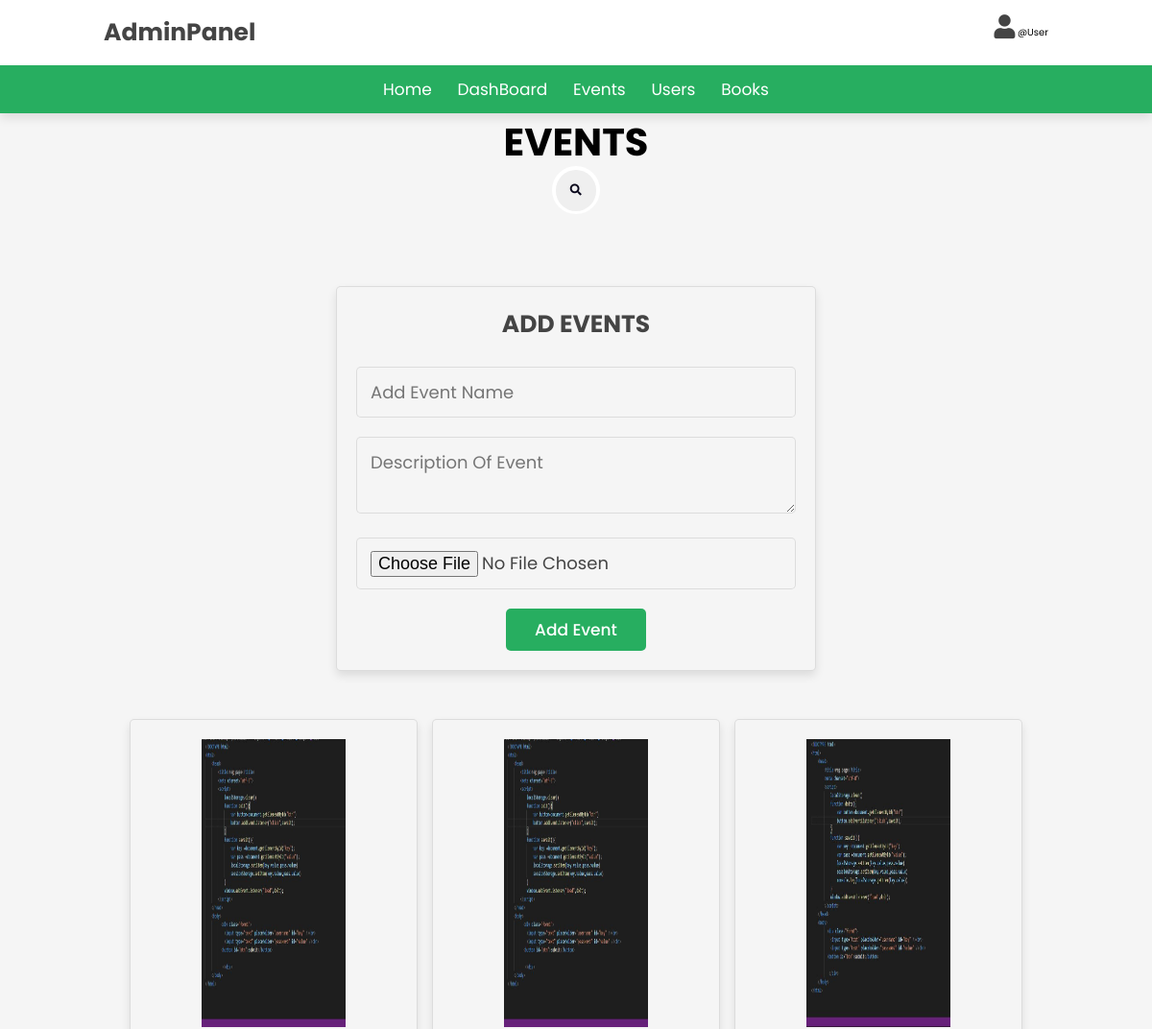
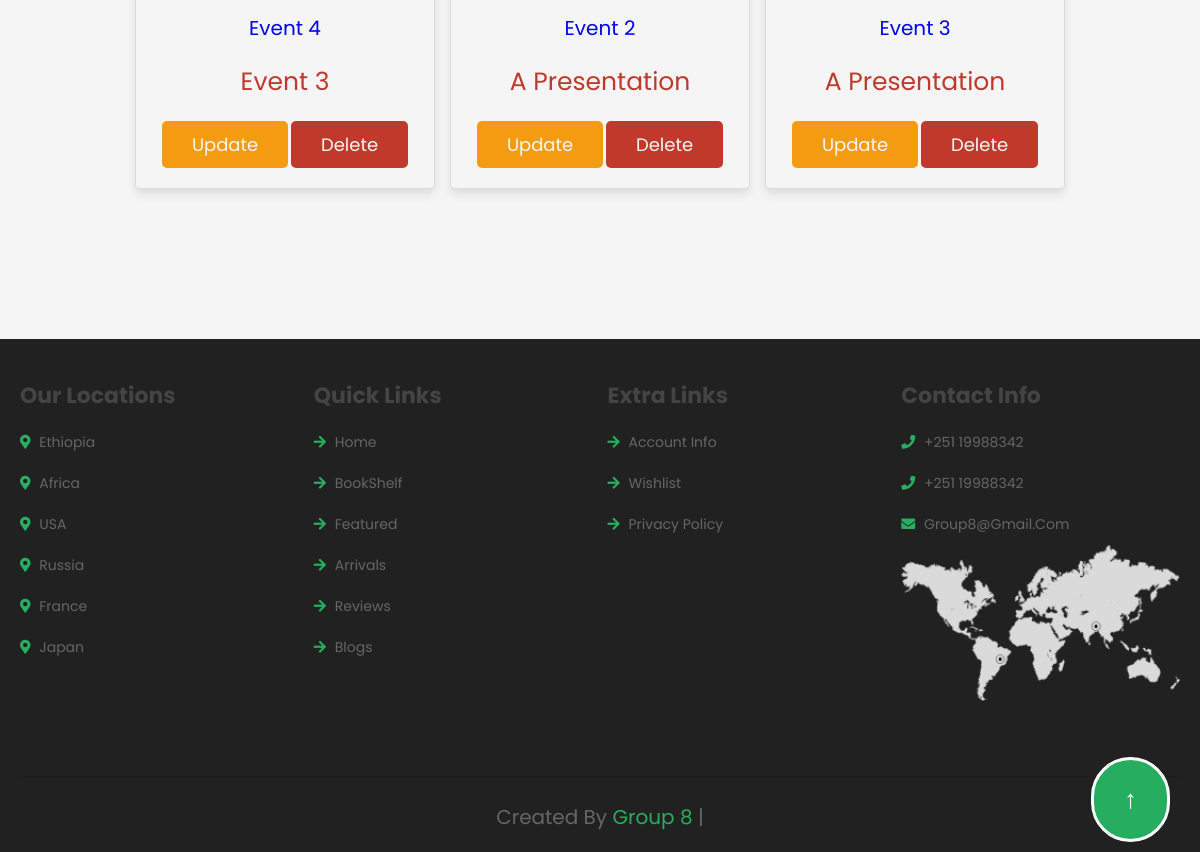
Screenshot of /admin/admin_events.php with the database file from the repository (2 pictures, top to bottom).
### tables this page shows
CREATE TABLE `event` (
  `ID` int(11) NOT NULL,
  `NAME` varchar(255) NOT NULL,
  `DESCRIPTION` varchar(1024) NOT NULL,
  `IMAGE` varchar(1024) NOT NULL,
  `Status` varchar(10) DEFAULT 'active',
  `CreatedAt` date NOT NULL DEFAULT current_timestamp()
);

### admin/search.php (called while the page is built, shortened)
<?php
    $user = $_GET['user'] ?? '';
    $event = $_GET['event'] ?? '';
    $book = $_GET['book'] ?? '';
    if($event){
        $select_events = mysqli_query($db, "SELECT * FROM event WHERE NAME LIKE '%$event%' order by NAME ASC") or die("query failed");
    }
    else if($user){
        $select_users = mysqli_query($db, "SELECT * FROM user WHERE UserName LIKE '%$user%' order by UserName ASC") or die("query failed");
    }
    else if($book){
        $select_books = mysqli_query($db, "SELECT * FROM books WHERE (Title LIKE '%$book%') OR  (Genre LIKE '%$book%') OR (Author LIKE '%$book%') OR (Language LIKE '%$book%')
         order by Title ASC") or die("query failed");
    }
    else{
        $select_events = mysqli_query($db, "SELECT * FROM event") or die("query failed");
    }

### admin/admin_events.php (the view, shortened to what this page needs)
<?php
include '../config/dbconfig.php';
?>
<!DOCTYPE html>
<html lang="en">
<head>
   <link rel="stylesheet" href="https://cdnjs.cloudflare.com/ajax/libs/font-awesome/6.0.0/css/all.min.css">
   <link rel="stylesheet" href="../css/admin_style.css">
</head>
<body>
<?php include '../inc/admin-nav.php'; ?>
<h1 class="title" style="color:black"> Events </h1>
<form action="" class="search-form" method="GET">
          <button type=submit class="fa fa-search"></button>
</form>
<section class="add-products">
   <form action="" method="post" enctype="multipart/form-data">
      <h3>Add Events</h3>
      <input type="text" name="name" class="box" placeholder="add event name" required>
      <textarea  min="0" name="description" class="box" placeholder="description of event" required></textarea>
      <input type="file" name="image" accept="image/jpg, image/jpeg, image/png" class="box" required>
      <input type="submit" value="add event" name="add_product" class="btn">
   </form>
</section>
<section class="show-products">
   <div class="box-container">
<?php
  include "search.php";
while($rows = mysqli_fetch_assoc($select_events)){
   ?>
      <div class="box">
         <img width=150px height=auto src="<?php echo $rows['IMAGE']; ?>" alt="">
         <div class="name"> <a href="../public/events.php?q=<?php   echo $rows["NAME"]; ?>"><?php echo $rows["NAME"];
         ?> </a></div>
         <div class="price"><?php echo $rows["DESCRIPTION"]; ?></div>
         <a href="admin_events.php?update=<?php echo $rows['ID']; ?>" class="option-btn">update</a>
         <a href="admin_events.php?delete=<?php echo $rows['ID']; ?>" class="delete-btn" onclick="return confirm('Remove this Event?');">delete</a>
      </div>
      <?php
      }
      ?>
   </div>
</section>
<?php
include '../inc/footer.php';
?>
</body>
</html>

### inc/admin-nav.php (shortened to what this page needs)
        <link
        rel="stylesheet"
        href="https://unpkg.com/swiper@7/swiper-bundle.min.css"
        />
        <link
          rel="stylesheet"
          href="https://cdnjs.cloudflare.com/ajax/libs/font-awesome/5.15.4/css/all.min.css"
        />
        <link rel="stylesheet" href="../css/style.css" />
        <header class="header">
          <div class="header-1">
            <a href="#" class="logo"> AdminPanel</a>
            <div class="icons">
                 <a href="../public/profile.php" class="fas fa-user"> </a>
             <?php
                    if(isset($_SESSION["username"]))
                    echo $_SESSION["username"] ;
                    else
                    echo "@user"
             ?>
</div>
        </div>
        <div class="header-2">
          <nav class="navbar">
            <a href="../index.php">home</a>
            <a href="admin_page.php">DashBoard</a>
            <a href="admin_events.php">Events</a>
            <a href="admin_users.php">Users</a>
            <a href="admin_books.php">Books</a>
          </nav>
        </div>
      </header>

### inc/footer.php (shortened to what this page needs)
    <link rel="stylesheet" type="text/css" href="../css/footer.css"/>
    <link rel="stylesheet" type="text/css" href="css/footer.css"/>
    <button onclick="topFunction()" id="myBtn">&#8593;</button>
<section class="footer">
  <div class="box-container">
    <div class="box">
      <h3>our locations</h3>
      <a href="#"> <i class="fas fa-map-marker-alt"></i> Ethiopia </a>
      <a href="#"> <i class="fas fa-map-marker-alt"></i> africa </a>
      <a href="#"> <i class="fas fa-map-marker-alt"></i> USA </a>
      <a href="#"> <i class="fas fa-map-marker-alt"></i> russia </a>
      <a href="#"> <i class="fas fa-map-marker-alt"></i> france </a>
      <a href="#"> <i class="fas fa-map-marker-alt"></i> japan </a>
    </div>
    <div class="box">
      <h3>quick links</h3>
      <a href="/html/index.php"> <i class="fas fa-arrow-right"></i> home </a>
      <a href="/html/public/bookshelf.php"> <i class="fas fa-arrow-right"></i> BookShelf </a>
      <a href="/html/index.php#featured"> <i class="fas fa-arrow-right"></i> featured </a>
      <a href="/html/index.php#arrivals"> <i class="fas fa-arrow-right"></i> arrivals </a>
      <a href="/html/index.php#reviews"> <i class="fas fa-arrow-right"></i> reviews </a>
      <a href="/html/index.php#blogs"> <i class="fas fa-arrow-right"></i> blogs </a>
    </div>
    <div class="box">
      <h3>extra links</h3>
      <a href="/html/public/profile.php"> <i class="fas fa-arrow-right"></i> account info </a>
      <a href="cart.php"> <i class="fas fa-arrow-right"></i> Wishlist</a>
      <a href="/html/public/privacypolicyonly.php"> <i class="fas fa-arrow-right"></i> privacy policy </a>
    </div>
    <?php
      $uri = $_SERVER['REQUEST_URI'];
      if(str_contains($uri,"index")){
        $impath = "image/worldmap.png";
      }
      else{
        $impath = "../image/worldmap.png";
      }
      ?>
    <div class="box">
      <h3>contact info</h3>
      <a href="#"> <i class="fas fa-phone"></i> +251 19988342</a>
      <a href="#"> <i class="fas fa-phone"></i> +251 19988342 </a>
      <a href="#"> <i class="fas fa-envelope"></i> group8@gmail.com </a>
       <img src=<?php echo $impath ?> class="map" alt="" />
    </div>
  </div>
</section>
<div class="footer">
  <div class="credit">
      created by <span>Group 8</span> |
    </div>
</div>

### css/admin_style.css (style rules this page uses)
:root { --purple:#27ae60; --green: #27ae60; --red:#c0392b; --orange:#f39c12; --black:#333; --white:#f5f5f5; --light-color:#665; --light-white:#ccc; --light-bg:#f5f5f5; --border:.1rem solid var(--black); --box-shadow:0 .5rem 1rem rgba(5,0,0,.1); }
* { font-family: 'Rubik', sans-serif; margin:0; padding:0; box-sizing: border-box; outline: none; border:none; text-decoration: none; transition:all .2s linear; }
html { font-size: 62.5%; overflow-x: hidden; }
body { background-color: var(--light-bg); }
section { padding:3rem 2rem; }
.title { text-align: center; margin-bottom: 2rem; text-transform: uppercase; color:var(--white); font-size: 4rem; }
.btn, .option-btn, .delete-btn, .white-btn { display: inline-block; margin-top: 1rem; padding:1rem 3rem; cursor: pointer; color:var(--white); font-size: 1.8rem; border-radius: .5rem; text-transform: capitalize; }
.white-btn, .btn { background-color: var(--purple); }
.option-btn { background-color: var(--orange); }
.delete-btn { background-color: var(--red); }
.header { position: sticky; top:0; left:0; right:0; z-index: 1000; background-color: var(--green); box-shadow: var(--box-shadow); }
.add-products form { background-color: var(--white); border-radius: .5rem; padding:2rem; text-align: center; box-shadow: var(--box-shadow); border:var(--border); max-width: 50rem; margin:0 auto; }
.add-products form h3 { font-size: 2.5rem; text-transform: uppercase; color:var(--black); margin-bottom: 1.5rem; }
.add-products form .box { width: 100%; background-color: var(--light-bg); border-radius: .5rem; margin:1rem 0; padding:1.2rem 1.4rem; color:var(--black); font-size: 1.8rem; border:var(--border); }
.show-products .box-container { display: grid; grid-template-columns: repeat(auto-fit, 30rem); justify-content: center; gap:1.5rem; max-width: 1200px; margin:0 auto; align-items: flex-start; }
.show-products { padding-top: 0; }
.show-products .box-container .box { text-align: center; padding:2rem; border-radius: .5rem; border:var(--border); box-shadow: var(--box-shadow); background-color: var(--white); }
.show-products .box-container .box img { height: 30rem; }
.show-products .box-container .box .name { padding:1rem 0; font-size: 2rem; color:var(--black); }
.show-products .box-container .box .price { padding:1rem 0; font-size: 2.5rem; color:var(--red); }

### css/style.css (style rules this page uses)
:root { --green: #27ae60; --dark-color: #219150; --black: #444; --light-color: #666; --border: 0.1rem solid rgba(0, 0, 0, 0.1); --border-hover: 0.1rem solid var(--black); --box-shadow: 0 0.5rem 1rem rgba(0, 0, 0, 0.1); }
* { font-family: "Poppins", sans-serif; margin: 0; padding: 0; box-sizing: border-box; outline: none; border: none; text-decoration: none; text-transform: capitalize; transition: all 0.2s linear; transition: width none; }
html { font-size: 62.5%; overflow-x: hidden; scroll-padding-top: 5rem; scroll-behavior: smooth; }
section { padding: 5rem 9%; }
.btn { margin-top: 1rem; display: inline-block; padding: 0.9rem 3rem; border-radius: 0.5rem; color: #fff; background: var(--green); font-size: 1.7rem; cursor: pointer; font-weight: 500; }
.header .header-1 { background: #fff; padding: 1.5rem 9%; display: flex; justify-content: space-between; }
.header .header-1 .logo { font-size: 2.5rem; font-weight: bolder; color: var(--black); }
.header .header-1 .icons div, .header .header-1 .icons a { font-size: 2.5rem; margin-left: 1.5rem; color: var(--black); cursor: pointer; }
.header .header-2 { background: var(--green); }
.header .header-2 .navbar { text-align: center; }
.header .header-2 .navbar a { color: #fff; display: inline-block; padding: 1.2rem; font-size: 1.7rem; }
.footer .box-container { display: grid; grid-template-columns: repeat(auto-fit, minmax(25rem, 1fr)); gap: 1.5rem; }
.footer .box-container .box h3 { font-size: 2.2rem; color: var(--black); padding: 1rem 0; }
.footer .box-container .box a { display: block; font-size: 1.4rem; color: var(--light-color); padding: 1rem 0; }
.footer .box-container .box a i { color: var(--green); padding-right: 0.5rem; }
.footer .box-container .box .map { width: 100%; }
.footer .credit { border-top: var(--border); margin-top: 2rem; padding: 0 1rem; padding-top: 2.5rem; font-size: 2rem; color: var(--light-color); text-align: center; }
.footer .credit span { color: var(--green); }

### rows the page displays
event: IMAGE (picture), NAME "Event 4", DESCRIPTION "Event 3"
event: IMAGE (picture), NAME "Event 2", DESCRIPTION "A Presentation"
event: IMAGE (picture), NAME "Event 3", DESCRIPTION "A Presentation"
